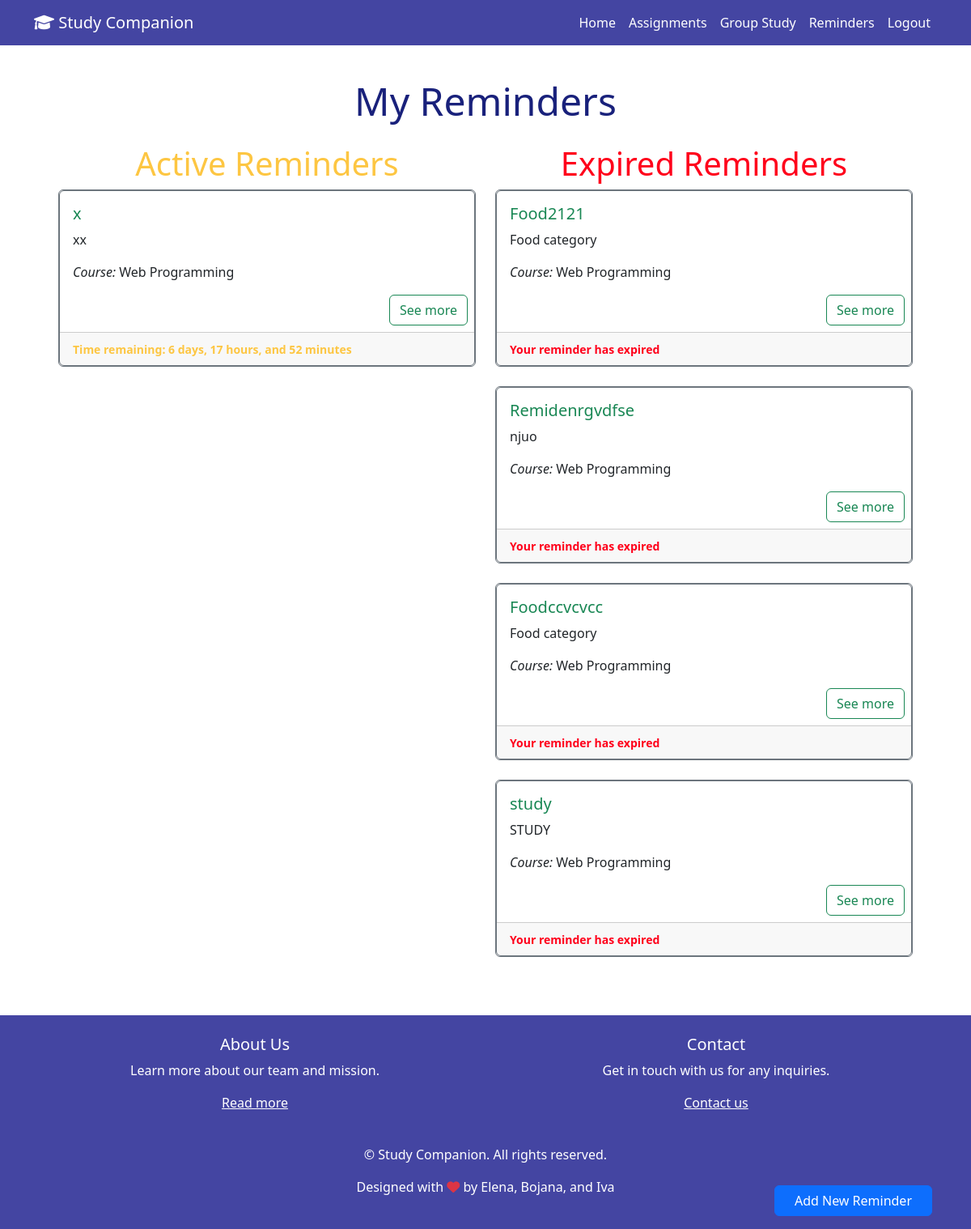
Page /reminders/ (signed in) on the earlier database version.
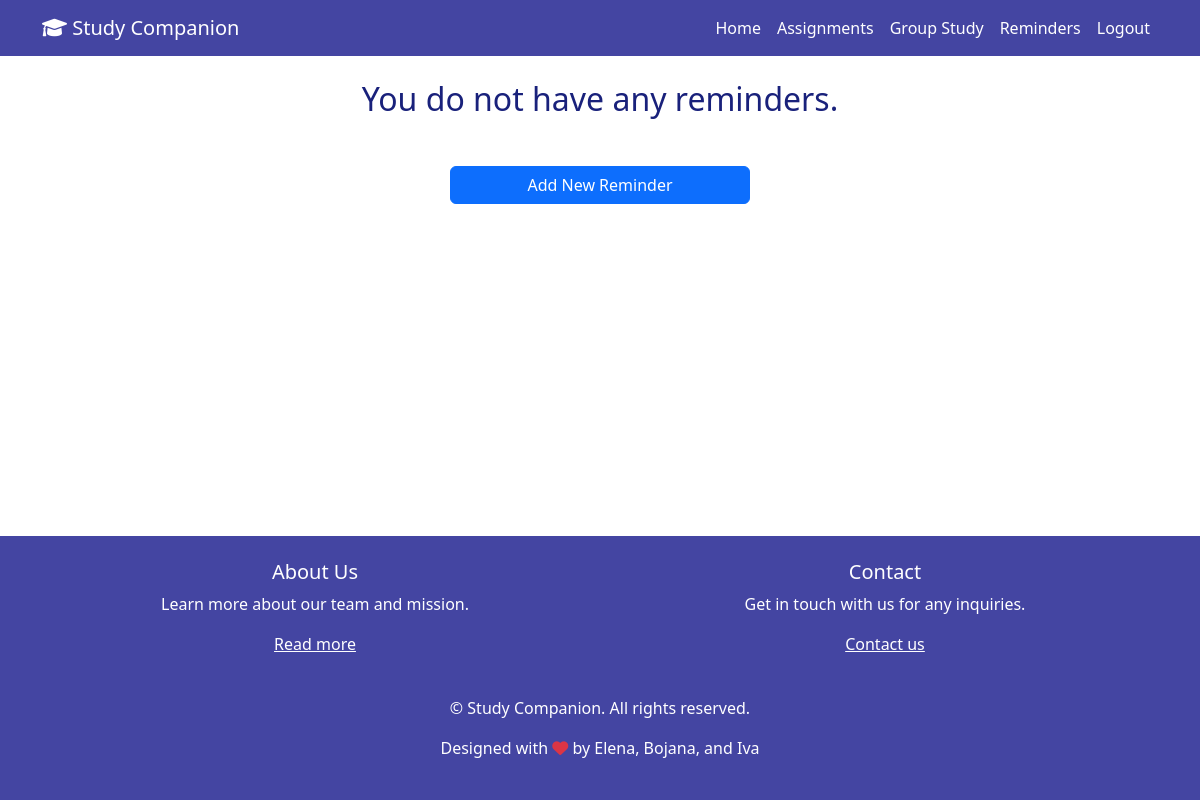
Same page on the later database version.
### app/models.py (models this page shows, shortened)
class Reminder(models.Model):
    id = models.AutoField(primary_key=True)
    name = models.CharField(max_length=200)
    description = models.CharField(max_length=500)
    course = models.ForeignKey(Course, on_delete=models.CASCADE)
    deadline = models.DateTimeField(default=datetime.now() + timedelta(days=7))
    user = models.ForeignKey(CustomUser, on_delete=models.CASCADE)
    @property
    def time_remaining(self):
        now = timezone.now()
        remaining = self.deadline - now
        if remaining.total_seconds() <= 0:
            return "Reminder Expired"
        else:
            days = remaining.days
            hours, seconds = divmod(remaining.seconds, 3600)
            minutes, _ = divmod(seconds, 60)
            if days == 0:
                if hours == 0:
                    return f"{minutes} minutes"
                else:
                    return f"{hours} hours and {minutes} minutes"
            else:
                return f"{days} days, {hours} hours, and {minutes} minutes"
        time_remaining_text = property(time_remaining)

class Course(models.Model):
    name = models.CharField(max_length=100)
    def __str__(self):
        return f"{self.name}"

### app/views.py (the view)
# urls.py: path('reminders/', views.reminders_all, name='reminders'),
@login_required
def reminders_all(request):
    user = request.user
    current_datetime = timezone.now()
    active_reminders = Reminder.objects.filter(user=user, deadline__gt=current_datetime).order_by('deadline')
    expired_reminders = Reminder.objects.filter(user=user, deadline__lte=current_datetime).order_by('deadline')
    return render(request, 'reminders.html',
                  {'active_reminders': active_reminders, 'expired_reminders': expired_reminders})

### templates/reminders.html (shortened to what the changed rows need)
{% extends "base.html" %}
{% block content %}
    <div class="content-container">
        {% if user.is_authenticated %}
            <div>
                {% if active_reminders.count == 0 and expired_reminders.count == 0 %}
                    <h2 class="text-center primary-text mb-4">You do not have any reminders.</h2>
                    <div class="mx-5 px-4">
                    <div class="row text-center mx-auto py-4" style="max-width: 300px">
                        <a href="{% url 'add_reminder' %}" class="btn btn-primary px-4">Add New Reminder</a>
                    </div>
                    </div>
                {% else %}
                    <div class="fixed-bottom text-right mx-5 mb-3">
                        <a href="{% url 'add_reminder' %}" class="btn btn-primary px-4">Add New Reminder</a>
                    </div>
                    <div class="text-center my-3">
                        <h1 class="primary-text" style="font-size: xxx-large"> My Reminders </h1>
                    </div>
                    <div class="mx-5 px-4 mt-4">
                    <div class="row">
                        <div class="col-md-6 mx-auto" style="max-width: 700px">
                            {% if active_reminders.count != 0 %}
                                <h1 class="primary-text text-center" style="color: #FDC642"> Active Reminders </h1>
                                {% for reminder in active_reminders %}
                                    <div class="card border-secondary mb-4">
                                        <div class="card border-secondary">
                                            <div class="card-body">
                                                <h5 class="card-title text-success">{{ reminder.name }}</h5>
                                                <p class="card-text">{{ reminder.description }}</p>
                                                <p class="card-text"><i>Course:</i> {{ reminder.course }}</p>
                                            </div>
                                            <div class="text-right ml-auto">
                                                <a href="{% url 'reminder_details' name=reminder.id %}?source=reminders"
                                                   class="btn btn-outline-success mb-2 mr-2">See more</a>
                                            </div>
                                            <div class="card-footer">
                                                {% if reminder.time_remaining == "Reminder Expired" %}
                                                    <small class="card-text" style="color: #ff001b"><b>Your reminder has
                                                        expired</b></small>
                                                {% else %}
                                                    <small class="card-text" style="color: #FDC642"><b>Time
                                                        remaining: {{ reminder.time_remaining }}</b></small>
                                                {% endif %}
                                            </div>
                                        </div>
                                    </div>
                                {% endfor %}
                                {% else %}
                                <h1 class="text-center text-warning mb-4">You do not have any active reminders.</h1>
                            {% endif %}
                        </div>
                        <div class="col-md-6 mx-auto" style="max-width: 700px">
                            {% if expired_reminders.count != 0 %}
                                <h1 class="primary-text text-center" style="color: #ff001b"> Expired Reminders </h1>
                                {% for reminder in expired_reminders %}
                                    <div class="card border-secondary mb-4">
                                        <div class="card border-secondary">
                                            <div class="card-body">
                                                <h5 class="card-title text-success">{{ reminder.name }}</h5>
                                                <p class="card-text">{{ reminder.description }}</p>
                                                <p class="card-text"><i>Course:</i> {{ reminder.course }}</p>
                                            </div>
                                            <div class="text-right ml-auto">
                                                <a href="{% url 'reminder_details' name=reminder.id %}?source=reminders"
                                                   class="btn btn-outline-success mb-2 mr-2">See more</a>
                                            </div>
                                            <div class="card-footer">
                                                {% if reminder.time_remaining == "Reminder Expired" %}
                                                    <small class="card-text" style="color: #ff001b"><b>Your reminder has
                                                        expired</b></small>
                                                {% else %}
                                                    <small class="card-text" style="color: #FDC642"><b>Time
                                                        remaining: {{ reminder.time_remaining }}</b></small>
                                                {% endif %}
                                            </div>
                                        </div>
                                    </div>
                                {% endfor %}
                                {% else %}
                                 <h1 class="text-center text-danger mb-4">You do not have any expired reminders.</h1>
                            {% endif %}
                        </div>
                    </div>
                {% endif %}
                </div>
            </div>
            </div>
        {% else %}
            {% include "unauthenticated_message.html" %}
        {% endif %}
    </div>
{% endblock %}

Differences in the rows shown:
removed Reminder: name "x", description "xx", course "Web Programming", time_remaining "6 days, 17 hours, and 52 minutes", shown under "Active Reminders"
removed Reminder: name "Food2121", description "Food category", course "Web Programming", shows "Your reminder has expired", shown under "Expired Reminders"
removed Reminder: name "Remidenrgvdfse", description "njuo", course "Web Programming", shows "Your reminder has expired", shown under "Expired Reminders"
removed Reminder: name "Foodccvcvcc", description "Food category", course "Web Programming", shows "Your reminder has expired", shown under "Expired Reminders"
removed Reminder: name "study", description "STUDY", course "Web Programming", shows "Your reminder has expired", shown under "Expired Reminders"
Other differences:
text no longer shown: "My Reminders Active Reminders Expired Reminders"
text now shown: "You do not have any reminders."
